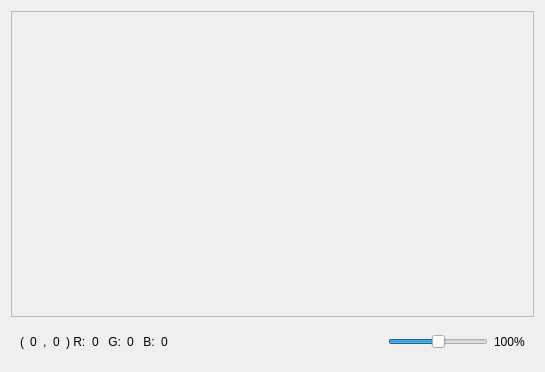
<?xml version="1.0" encoding="UTF-8"?>
<ui version="4.0">
 <class>ImageWidget</class>
 <widget class="QWidget" name="ImageWidget">
  <property name="geometry">
   <rect>
    <x>0</x>
    <y>0</y>
    <width>545</width>
    <height>372</height>
   </rect>
  </property>
  <property name="sizePolicy">
   <sizepolicy hsizetype="Minimum" vsizetype="Minimum">
    <horstretch>0</horstretch>
    <verstretch>0</verstretch>
   </sizepolicy>
  </property>
  <property name="windowTitle">
   <string>Form</string>
  </property>
  <layout class="QGridLayout" name="gridLayout">
   <item row="1" column="0">
    <widget class="QWidget" name="widget" native="true">
     <layout class="QHBoxLayout" name="horizontalLayout">
      <item>
       <widget class="QWidget" name="infoWidget" native="true">
        <layout class="QHBoxLayout" name="horizontalLayout_2">
         <property name="margin">
          <number>0</number>
         </property>
         <item>
          <widget class="QLabel" name="label">
           <property name="text">
            <string>(</string>
           </property>
          </widget>
         </item>
         <item>
          <widget class="QLabel" name="xPosLabel">
           <property name="text">
            <string>0</string>
           </property>
          </widget>
         </item>
         <item>
          <widget class="QLabel" name="label_2">
           <property name="text">
            <string>,</string>
           </property>
          </widget>
         </item>
         <item>
          <widget class="QLabel" name="yPosLabel">
           <property name="text">
            <string>0</string>
           </property>
          </widget>
         </item>
         <item>
          <widget class="QLabel" name="label_3">
           <property name="text">
            <string>) R:</string>
           </property>
          </widget>
         </item>
         <item>
          <widget class="QLabel" name="rLabel">
           <property name="text">
            <string>0</string>
           </property>
          </widget>
         </item>
         <item>
          <widget class="QLabel" name="label_4">
           <property name="text">
            <string> G:</string>
           </property>
          </widget>
         </item>
         <item>
          <widget class="QLabel" name="gLabel">
           <property name="text">
            <string>0</string>
           </property>
          </widget>
         </item>
         <item>
          <widget class="QLabel" name="label_5">
           <property name="text">
            <string> B:</string>
           </property>
          </widget>
         </item>
         <item>
          <widget class="QLabel" name="bLabel">
           <property name="text">
            <string>0</string>
           </property>
          </widget>
         </item>
        </layout>
       </widget>
      </item>
      <item>
       <spacer name="horizontalSpacer">
        <property name="orientation">
         <enum>Qt::Horizontal</enum>
        </property>
        <property name="sizeHint" stdset="0">
         <size>
          <width>40</width>
          <height>20</height>
         </size>
        </property>
       </spacer>
      </item>
      <item>
       <widget class="QSlider" name="horizontalSlider">
        <property name="sizePolicy">
         <sizepolicy hsizetype="Minimum" vsizetype="Fixed">
          <horstretch>0</horstretch>
          <verstretch>0</verstretch>
         </sizepolicy>
        </property>
        <property name="minimumSize">
         <size>
          <width>100</width>
          <height>0</height>
         </size>
        </property>
        <property name="maximum">
         <number>200</number>
        </property>
        <property name="pageStep">
         <number>20</number>
        </property>
        <property name="sliderPosition">
         <number>100</number>
        </property>
        <property name="orientation">
         <enum>Qt::Horizontal</enum>
        </property>
       </widget>
      </item>
      <item>
       <widget class="QLabel" name="scaleLabel">
        <property name="text">
         <string>100%</string>
        </property>
       </widget>
      </item>
     </layout>
    </widget>
   </item>
   <item row="0" column="0">
    <widget class="QScrollArea" name="scrollArea">
     <property name="widgetResizable">
      <bool>true</bool>
     </property>
     <widget class="QWidget" name="scrollAreaWidgetContents">
      <property name="geometry">
       <rect>
        <x>0</x>
        <y>0</y>
        <width>525</width>
        <height>308</height>
       </rect>
      </property>
      <layout class="QVBoxLayout" name="verticalLayout"/>
     </widget>
    </widget>
   </item>
  </layout>
 </widget>
 <resources/>
 <connections/>
</ui>
